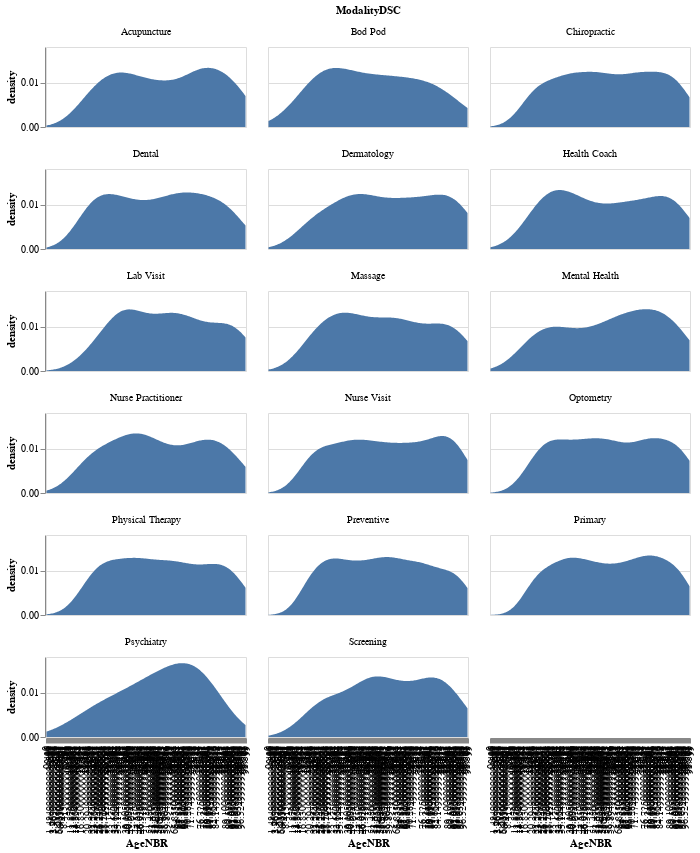

Notebook cell for this chart:
### Markdown cell above
### Age by Modality <a name="age_by_modality"></a>

### Code cell
age_mod = (
    alt.Chart(df[0:5000])
    .transform_density(
        "AgeNBR", groupby=["ModalityDSC"], as_=["AgeNBR", "density"], extent=[0, 99],
    )
    .mark_area()
    .encode(x="AgeNBR:O", y="density:Q",)
    .properties(title="Age Distribution per modality", width=200, height=80)
    .facet("ModalityDSC:N", columns=3)
)
age_mod

### Figure 1 — Vega-Lite specification as saved in the notebook (floating-point values rounded to 4 significant figures; data arrays with more than 128 entries replaced by an {"elided": "..."} marker saying what was removed)
{"config": {"view": {"continuousWidth": 400, "continuousHeight": 300}}, "data": {"name": "data-36b54bbcedef50900f2625077fefb4af"}, "facet": {"type": "nominal", "field": "ModalityDSC"}, "spec": {"mark": "area", "encoding": {"x": {"type": "ordinal", "field": "AgeNBR"}, "y": {"type": "quantitative", "field": "density"}}, "height": 80, "title": "Age Distribution per modality", "transform": [{"density": "AgeNBR", "extent": [0, 99], "groupby": ["ModalityDSC"], "as": ["AgeNBR", "density"]}], "width": 200}, "columns": 3, "$schema": "https://vega.github.io/schema/vega-lite/v4.0.0.json", "datasets": {"data-36b54bbcedef50900f2625077fefb4af": {"elided": "5000 records"}}}
